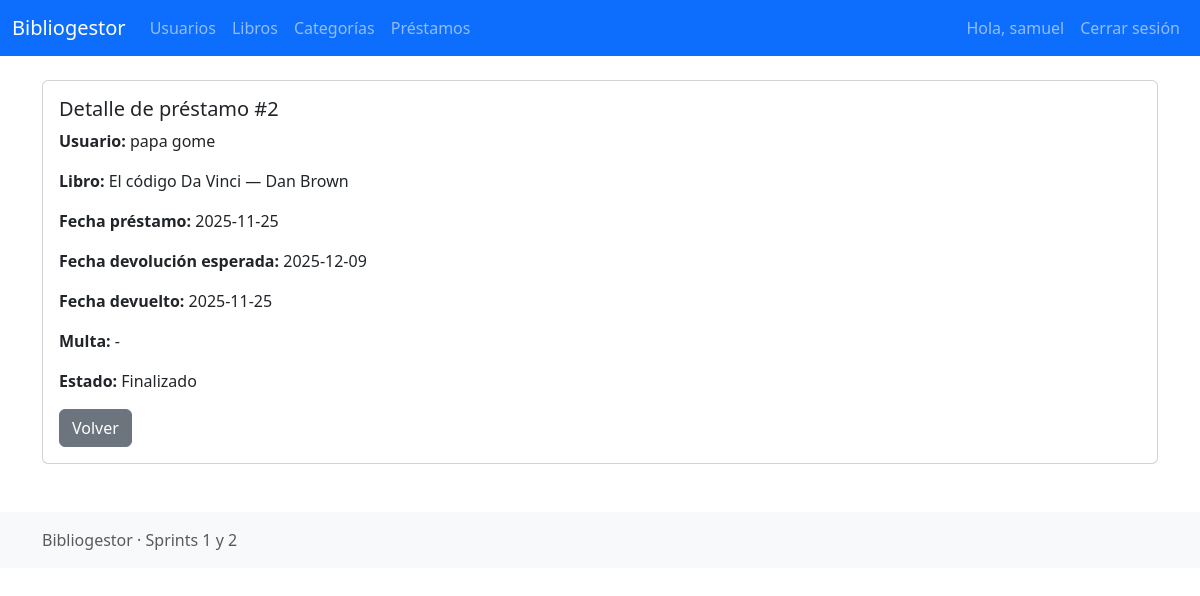
/prestamos/detalles.php?id=2 (signed in), run on the app's committed database.
### tables this page shows
CREATE TABLE `prestamos` (
  `idPrestamo` int(11) NOT NULL,
  `usuario_id` int(11) NOT NULL,
  `libro_id` int(11) NOT NULL,
  `fechaPrestamo` date NOT NULL,
  `fechaDevolucion` date NOT NULL,
  `fechaDevuelto` date DEFAULT NULL,
  `multa` int(11) DEFAULT 0,
  `estado` enum('Activo','Finalizado','Vencido') DEFAULT 'Activo',
  `multaPagada` tinyint(1) NOT NULL DEFAULT 0
);

CREATE TABLE `usuarios` (
  `idUsuario` int(11) NOT NULL,
  `nombre` varchar(100) NOT NULL,
  `apellido` varchar(100) NOT NULL,
  `identificacion` varchar(50) NOT NULL,
  `correo` varchar(150) NOT NULL,
  `clave` varchar(255) NOT NULL,
  `rol_id` int(11) NOT NULL,
  `telefono` varchar(50) DEFAULT NULL,
  `direccion` varchar(255) DEFAULT NULL,
  `estado` tinyint(1) NOT NULL DEFAULT 1,
  `fecha_creacion` datetime DEFAULT current_timestamp(),
  `fecha_modificacion` datetime DEFAULT NULL ON UPDATE current_timestamp()
);

CREATE TABLE `libros` (
  `idLibro` int(11) NOT NULL,
  `titulo` varchar(200) NOT NULL,
  `autor` varchar(150) DEFAULT NULL,
  `isbn` varchar(50) DEFAULT NULL,
  `editorial` varchar(150) DEFAULT NULL,
  `anio` int(4) DEFAULT NULL,
  `categoria_id` int(11) DEFAULT NULL,
  `estado` enum('Disponible','Prestado') NOT NULL DEFAULT 'Disponible',
  `portada` varchar(255) DEFAULT NULL,
  `fecha_creacion` datetime DEFAULT current_timestamp()
);

### prestamos/detalles.php (the view, shortened to what this page needs)
<?php
require_once __DIR__ . '/../plantillas/encabezado.php';
$conn = obtenerConexion();
$id = intval($_GET['id'] ?? 0);
$stmt = $conn->prepare("SELECT p.*, u.nombre AS usuarioNombre, u.apellido AS usuarioApellido, l.titulo AS libroTitulo, l.autor AS libroAutor FROM prestamos p JOIN usuarios u ON u.idUsuario = p.usuario_id JOIN libros l ON l.idLibro = p.libro_id WHERE p.idPrestamo = ?");
$stmt->bind_param('i', $id); $stmt->execute(); $res = $stmt->get_result();
$p = $res->fetch_assoc(); $stmt->close();
?>
<div class="card mb-3"><div class="card-body">
<h5 class="card-title">Detalle de préstamo #<?php echo $p['idPrestamo']; ?></h5>
<p><strong>Usuario:</strong> <?php echo htmlspecialchars($p['usuarioNombre'].' '.$p['usuarioApellido']); ?></p>
<p><strong>Libro:</strong> <?php echo htmlspecialchars($p['libroTitulo'].' — '.$p['libroAutor']); ?></p>
<p><strong>Fecha préstamo:</strong> <?php echo $p['fechaPrestamo']; ?></p>
<p><strong>Fecha devolución esperada:</strong> <?php echo $p['fechaDevolucion']; ?></p>
<p><strong>Fecha devuelto:</strong> <?php echo $p['fechaDevuelto'] ?? '-'; ?></p>
<p><strong>Multa:</strong> <?php echo ($p['multa']>0) ? ('$ '.number_format($p['multa'])) : '-'; ?></p>
<p><strong>Estado:</strong> <?php echo $p['estado']; ?></p>
<a class="btn btn-secondary" href="listar.php">Volver</a>
</div></div>
<?php require_once __DIR__ . '/../plantillas/pie.php'; ?>

### data on the page
prestamos: idPrestamo "2", usuario.apellido "papa gome", libro.autor "El código Da Vinci — Dan Brown", fechaPrestamo "2025-11-25", fechaDevolucion "2025-12-09", fechaDevuelto "2025-11-25", estado "Finalizado"

### other printed values
$_SESSION['usuario']['nombre'] "samuel"
